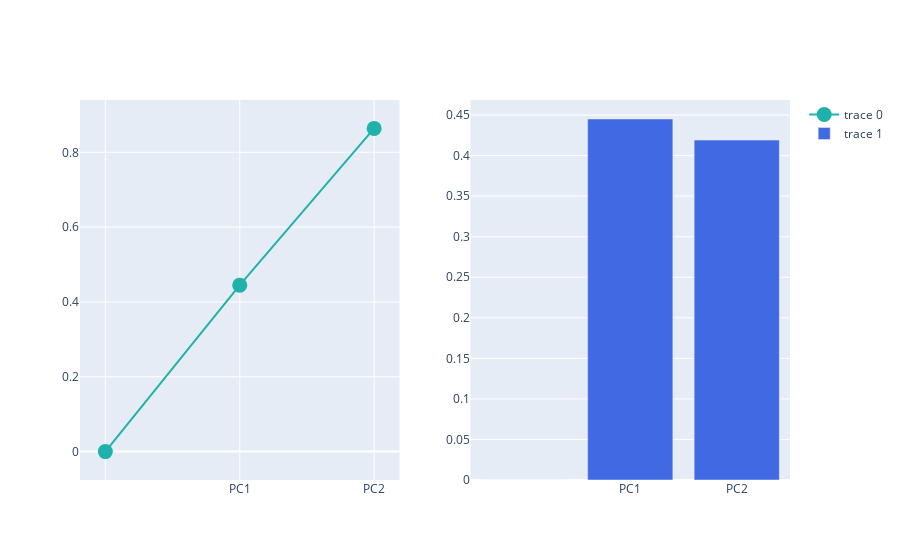

The code cell stored with this chart in its notebook:
### Code cell
# Explained variance + cumulative variance (Separate Plot)

from plotly.subplots import make_subplots
import plotly.graph_objects as go

fig = make_subplots(rows=1, cols=2)

fig.add_trace(
    go.Scatter(
        x=df_explained_variance['PC'],
        y=df_explained_variance['Cumulative Variance'],
        marker=dict(size=15, color='LightSeaGreen')
    ), row=1, col=1
)

fig.add_trace(
    go.Bar(
        x=df_explained_variance['PC'],
        y=df_explained_variance['Explained Variance'],
        marker=dict(color='RoyalBlue')
    ), row=1, col=2
)

fig.show()

### Figure 1 — Plotly figure (JSON) as saved in the notebook; plotly's stock layout.template omitted (floating-point values rounded to 4 significant figures)
{"data": [{"marker": {"color": "LightSeaGreen", "size": 15}, "type": "scatter", "x": ["", "PC1", "PC2"], "xaxis": "x", "y": [0, 0.445, 0.864], "yaxis": "y"}, {"marker": {"color": "RoyalBlue"}, "type": "bar", "x": ["", "PC1", "PC2"], "xaxis": "x2", "y": [0, 0.4451, 0.4191], "yaxis": "y2"}], "layout": {"xaxis": {"anchor": "y", "domain": [0, 0.45]}, "xaxis2": {"anchor": "y2", "domain": [0.55, 1]}, "yaxis": {"anchor": "x", "domain": [0, 1]}, "yaxis2": {"anchor": "x2", "domain": [0, 1]}}}
